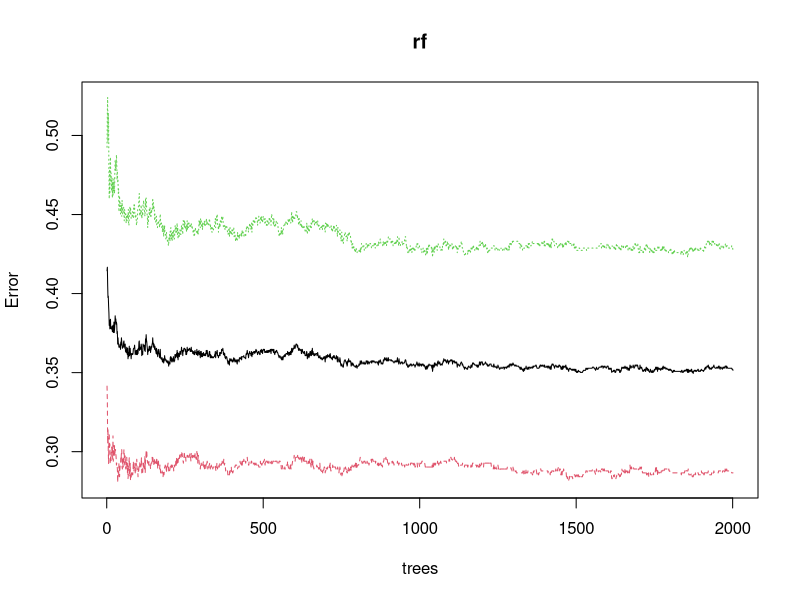
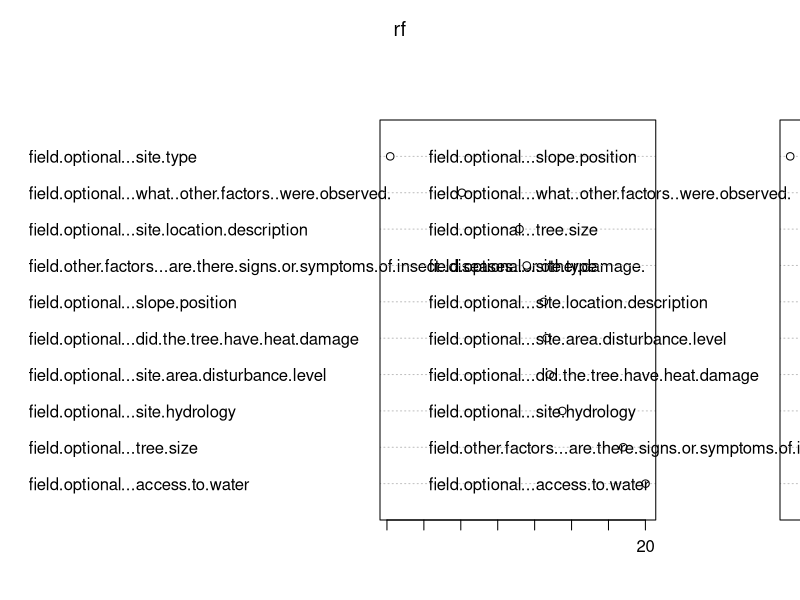
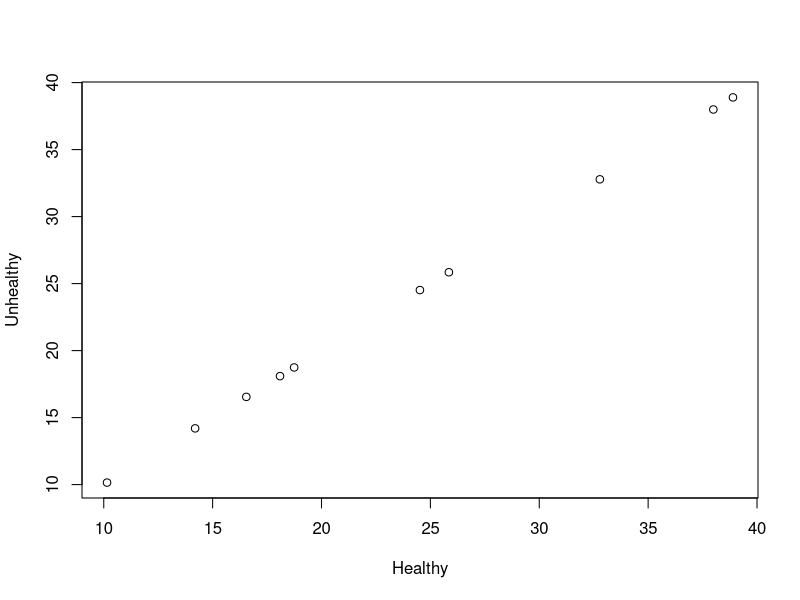

Reproduce these figures in R, in order.
## ---- chunk 1
knitr::opts_chunk$set(echo = FALSE)
knitr::opts_knit$set(root.dir = "/Users/redcedar/ServerFiles/redcedar/") 
## ---- chunk 2
library(tidyverse)
library(randomForest)
library(caret)
library(rpart)
library(knitr)
## ---- chunk 3
data <- read.csv("./data/observations-223649.csv")
## ---- chunk 4
data$field.number.of.additional.unhealthy.trees..of.same.species..in.area..within.sight. <- as.factor(data$field.number.of.additional.unhealthy.trees..of.same.species..in.area..within.sight.)
data$field.optional...what..other.factors..were.observed. <- as.factor(data$field.optional...what..other.factors..were.observed.)
data$field.tree.canopy.symptoms <- as.factor(data$field.tree.canopy.symptoms)
data$field.optional...slope.position <- as.factor(data$field.optional...slope.position)
data$field.optional...site.type <- as.factor(data$field.optional...site.type)
data$field.optional...site.location.description  <- as.factor(data$field.optional...site.location.description )
data$field.optional...tree.size <-as.factor(data$field.optional...tree.size)
## ---- chunk 5
data$field.number.of.additional.unhealthy.trees..of.same.species..in.area..within.sight.[data$field.number.of.additional.unhealthy.trees..of.same.species..in.area..within.sight.=="4"] <- "4-6"
data$field.number.of.additional.unhealthy.trees..of.same.species..in.area..within.sight.[data$field.number.of.additional.unhealthy.trees..of.same.species..in.area..within.sight.=="5"] <- "4-6"
data$field.number.of.additional.unhealthy.trees..of.same.species..in.area..within.sight.[data$field.number.of.additional.unhealthy.trees..of.same.species..in.area..within.sight.=="2"] <- "2-3"
## ---- chunk 6
data$field.tree.canopy.symptoms[data$field.tree.canopy.symptoms=="Multiple Symptoms"] <-"Multiple Symptoms (please list in Notes)"
data$field.tree.canopy.symptoms[data$field.tree.canopy.symptoms=="multiple symptoms"] <-"Multiple Symptoms (please list in Notes)"
data$field.tree.canopy.symptoms[data$field.tree.canopy.symptoms=="thinning foliage"] <-"Thinning Canopy"
data$field.tree.canopy.symptoms[data$field.tree.canopy.symptoms=="healthy"] <-"Healthy"
data$field.tree.canopy.symptoms[data$field.tree.canopy.symptoms=="dead top"] <-"Old Dead Top (needles already gone)"
## ---- chunk 7
data$field.optional...what..other.factors..were.observed.[data$field.optional...what..other.factors..were.observed.=="Fungal Activitiy (mycelial fans, mushrooms at base, or conks on trunk)"] <-"Fungal Activitiy (mycelial fans, bleeding cankers, mushrooms at base, or conks on trunk)"
data$field.optional...what..other.factors..were.observed.[data$field.optional...what..other.factors..were.observed.=="Needle disease (dieback, checking, blight, etc.)"] <- "Needle or leaf disease (dieback, checking, blight, etc.)"
## ---- chunk 8
data$field.optional...slope.position[data$field.optional...slope.position=="Upper 1/3rd of a slope"] <-"Top of slope"
## ---- chunk 9
data$field.optional...site.type[data$field.optional...site.type=="Urban Natural"] <-"Urban"
data$field.optional...site.type[data$field.optional...site.type=="Urban Landscaped"] <-"Urban"
data$field.optional...site.type[data$field.optional...site.type=="Suburban Natural"] <-"Suburban"
data$field.optional...site.type[data$field.optional...site.type=="Suburban Lanscaped"] <-"Suburban"
data$field.optional...site.type[data$field.optional...site.type=="Natural Forest"] <-"Rural"
## ---- chunk 10
data$field.optional...tree.size[data$field.optional...tree.size=="Large"] <- "Large (too big to wrap arms around trunk)"
data$field.optional...tree.size[data$field.optional...tree.size=="Medium"] <- "Medium (can wrap arms around trunk)"
data$field.optional...tree.size[data$field.optional...tree.size=="Small"] <- "Small (can wrap hands around trunk)"
data$field.optional...tree.size[data$field.optional...tree.size=="Very Large"] <- "Very Large (would take many people to wrap arms around trunk)"
## ---- chunk 11
data$field.optional...site.location.description [data$field.optional...site.location.description =="Yard or open park grounds"] <- "Urban yard or open park grounds"
## ---- chunk 12
data <- data %>% droplevels()
## ---- chunk 13
level_key <- c("Healthy" = "Healthy", "Thinning Canopy" = "Unhealthy", "New Dead Top (red or brown needles still attached)" = "Unhealthy", "Old Dead Top (needles already gone)" = "Unhealthy", "Tree is dead" = "Unhealthy", "Multiple Symptoms (please list in Notes)" = "Unhealthy", "Extra Cone Crop" = "Unhealthy", "Browning Canopy" = "Unhealthy","Branch Dieback or 'Flagging'" = "Unhealthy", "Other (please describe in Notes)" = "Unhealthy", "Yellowing Canopy" = "Unhealthy")

binary <- data
binary$field.tree.canopy.symptoms <- recode_factor(binary$field.tree.canopy.symptoms, !!!level_key)
#levels(binary$field.tree.canopy.symptoms)
binary <- binary %>% filter(field.tree.canopy.symptoms!="Candelabra top or very old spike top (old growth)") %>% droplevels()
binary$field.tree.canopy.symptoms <- as.factor(binary$field.tree.canopy.symptoms)
## ---- chunk 14
binary %>% group_by(field.tree.canopy.symptoms) %>% count()
## ---- chunk 15
binary.factors <- binary %>% select(-c("id"  
,"observed_on_string"                                                                     
,"observed_on"                                                                            
,"time_observed_at"                                                                       
,"time_zone"                                                                              
,"user_id"                                                                                
,"user_login"                                                                             
,"created_at"                                                                             
,"updated_at"
,"quality_grade"                                                                          
,"license"                                                                                
,"url"                                                                                    
,"image_url"                                                                              
,"sound_url"                                                                              
,"tag_list"                                                                               
,"description"                                                                            
,"num_identification_agreements"                                                          
,"num_identification_disagreements"                                                       
,"captive_cultivated"                                                                     
,"oauth_application_id"                                                                   
,"place_guess"                                                                            
,"latitude"                                                                               
,"longitude"                                                                              
,"positional_accuracy"                                                                    
,"private_place_guess"                                                                    
,"private_latitude"                                                                       
,"private_longitude"                                                                      
,"public_positional_accuracy"                                                             
,"geoprivacy"                                                                             
,"taxon_geoprivacy"                                                                       
,"coordinates_obscured"                                                                   
,"positioning_method"                                                                     
,"positioning_device"                                                                     
,"place_town_name"                                                                        
,"place_county_name"                                                                      
,"place_state_name"                                                                       
,"place_country_name"                                                                     
,"place_admin1_name"                                                                      
,"place_admin2_name"                                                                      
,"species_guess"                                                                          
,"scientific_name"
,"common_name"                                                                            
,"iconic_taxon_name"                                                                      
,"taxon_id"
, "field.optional...were.there.any.other.unhealthy.plant.species.on.the.site."             
 ,"field.optional...timing.of.symptoms.estimate"                                           
, "field.optional...estimated.time.spent.to.make.this.observation....of.minutes."          
, "field.optional...can.we.follow.up.with.you."
,"field.percent.canopy.affected...."
,"field.number.of.additional.unhealthy.trees..of.same.species..in.area..within.sight."
,"field.percent.of.trees..of.same.species..within.sight.that.are.unhealthy"
,"field.notes"
))
## ---- chunk 16
set.seed(71)
rf <- randomForest(field.tree.canopy.symptoms ~ ., data=binary.factors, ntree=2001, importance=TRUE, na.action=na.omit, proximity=TRUE)
## ---- chunk 17
rf
## ---- chunk 18
plot(rf)
## ---- chunk 19
?varImpPlot
## ---- chunk 20
varImpPlot(rf)
## ---- chunk 21
importance <- varImp(rf,scale=TRUE)
plot(importance)
